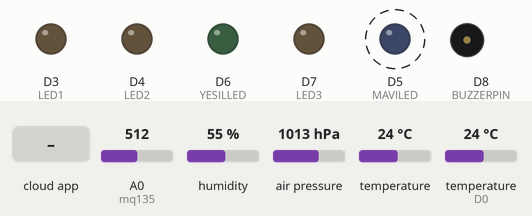
Recording of a sketch running on a simulated ESP8266 (NodeMCU). On the bench: output pins drawn as LEDs (lit = HIGH), buzzer (waves = sounding, pin HIGH). Dashed ring = blinking. The test bench sets the inputs (shaded band); at power-on: A0 (mq135) = 512, humidity 55 %, air pressure 1013 hPa, temperature 24 °C, temperature (sensor on D0) 24 °C. WiFi joins after 1.5 s; servers stay silent unless stated; the Firebase database answers and starts empty; what the sketch prints to the serial monitor is not drawn.

Above: at 2.7 s.
2.8 s: the phone or cloud app sets led1 to 1
At 3.7 s:
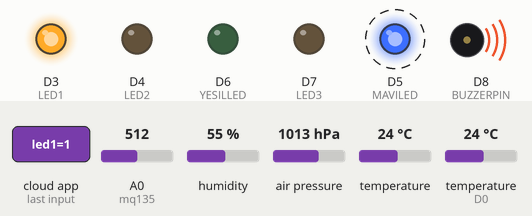
6.5 s: A0 (mq135) set to 267
10.0 s: A0 (mq135) set to 239
At 12.0 s:
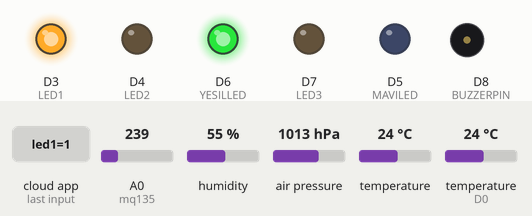
12.3 s: the phone or cloud app sets led2 to 1
At 14.1 s:
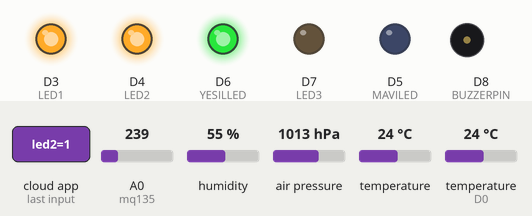
14.4 s: the phone or cloud app sets led3 to 1
At 15.6 s:
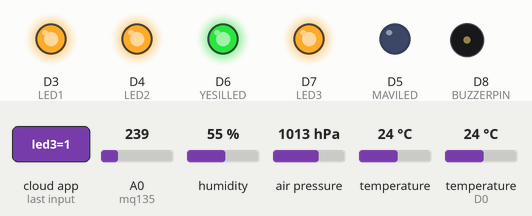
16.1 s: the phone or cloud app sets led1 to 0
At 17.7 s:
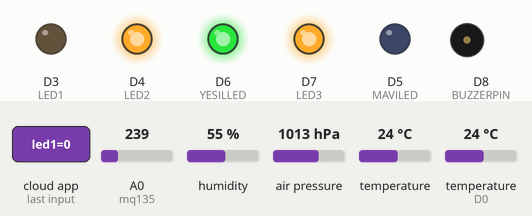
Timing chart, 0 to 19.1 s (numbered marks = the images above; inputs shaded):
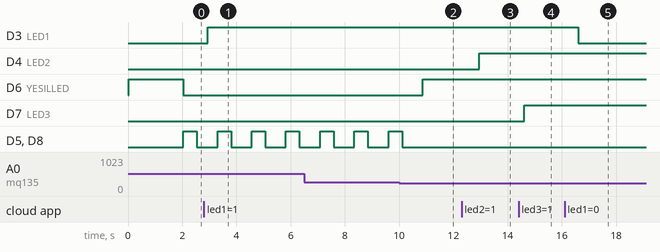

Measured:
- the behaviour switches between 251 and 250 on A0 (mq135) (found by bisection; images 1 and 2)
- after the input at 2.8 s, D3 (LED1): LOW → HIGH after 0.15 s
- after the input at 10.0 s, D6 (YESILLED): LOW → HIGH after 0.87 s; D5 (MAVILED), D8 (BUZZERPIN): goes on until 10.1 s, then stays LOW
- after the input at 12.3 s, D4 (LED2): LOW → HIGH after 0.65 s
- after the input at 14.4 s, D7 (LED3): LOW → HIGH after 0.22 s
- after the input at 16.1 s, D3 (LED1): HIGH → LOW after 0.50 s
- by itself, D5 (MAVILED), D8 (BUZZERPIN): alternates HIGH for 0.50 s and LOW for 0.76 s

The sketch:

IotProje.ino
```cpp
#include <ESP8266WiFi.h>
#include "ThingSpeak.h"
#include <Wire.h>
#include <FirebaseESP8266.h>
#include <SFE_BMP180.h>
#include <dht11.h>

#define FIREBASE_HOST "**" // Degistirilecek
#define FIREBASE_AUTH "**" // Degistirilecek

#define DHT11PIN D0
#define BUZZERPIN D8
#define YESILLED D6
#define MAVILED D5
#define LED1 D3
#define LED2 D4
#define LED3 D7
#define WLAN_SSID  "omer"
#define WLAN_PASS  "12345678"
#define rakim 31.0

const char* thingSpeakHost = "api.thingspeak.com";
String writeAPIKey = "**"; // Degistirilecek


WiFiClient client;
SFE_BMP180 bmp180;

dht11 DHT11;

int sicaklik, nem;
int mq135 = A0;
int havaKalitesi = 0;

double basinc;
double a, P; //a: altitude , p: pressure


unsigned long lastTime = millis();

FirebaseData veritabanim;

void setup() {
  Serial.begin(9600);
  bool baglanti = bmp180.begin();

  if (bmp180.begin())
    Serial.println("BMP180 Baglanildi1");
  else
  {
    Serial.println("BMP180 Baglanilamadi!\n\n");
    while (1);
  }
  basinc = getPressure();

  pinMode(BUZZERPIN,OUTPUT);
  pinMode(YESILLED,OUTPUT);
  pinMode(MAVILED,OUTPUT);
  pinMode(LED1,OUTPUT);
  pinMode(LED2,OUTPUT);
  pinMode(LED3,OUTPUT);
  digitalWrite(YESILLED,HIGH);
  digitalWrite(MAVILED,LOW);
  digitalWrite(BUZZERPIN,LOW);

  Serial.print("Connecting to ");
  Serial.println(WLAN_SSID);
  WiFi.begin(WLAN_SSID, WLAN_PASS);
  while (WiFi.status() != WL_CONNECTED)
  {
     delay(500);
     Serial.print(".");
  }
  Serial.println();
  Serial.println("WiFi connected");
  Serial.println("IP address: "); Serial.println(WiFi.localIP());
  Firebase.begin(FIREBASE_HOST, FIREBASE_AUTH);
  Firebase.reconnectWiFi(true);
}

void loop() {
    unsigned long elapsedTime = millis() - lastTime;
    lastTime = lastTime + elapsedTime;

    getValuesFromFirebase();
    sendDataToThingspeak(elapsedTime);

}

void sendDataToThingspeak(long elapsedMS){
  static long waitTime = 0;
  waitTime = waitTime + elapsedMS;

  if(waitTime >= 1000){
    P = getPressure();
    a = bmp180.altitude(P, basinc) + rakim;
    readData();
    if (client.connect(thingSpeakHost,80))
      {
       String postStr = writeAPIKey;
       postStr +="&field1=";
       postStr += String(sicaklik);
       postStr +="&field2=";
       postStr += String(nem);
       postStr +="&field3=";
       postStr += String(havaKalitesi);
       postStr +="&field4=";
       postStr += String(P);
       postStr +="&field5=";
       postStr += String(a);
       client.print("POST /update HTTP/1.1\n");
       client.print("Host: api.thingspeak.com\n");
       client.print("Connection: close\n");
       client.print("X-THINGSPEAKAPIKEY: "+writeAPIKey+"\n");
       client.print("Content-Type: application/x-www-form-urlencoded\n");
       client.print("Content-Length: ");
       client.print(postStr.length());
       client.print("\n\n");
       client.print(postStr);
       Serial.print("Sicaklik: ");
       Serial.println(sicaklik);
       Serial.print("Nem: ");
       Serial.println(nem);
       Serial.print("Hava Kalitesi: ");
       Serial.println(havaKalitesi);
       Serial.print("Basınç: ");
       Serial.print(P);
       Serial.println("hpa");
       Serial.print("Rakım: ");
       Serial.print(a);
       Serial.println("metre");
       Serial.println("-------------------");
    }
    Serial.println("Waiting...");
    waitTime = waitTime - 1000;
  }
}

void readData(){
  DHT11.read(DHT11PIN);
  sicaklik = DHT11.temperature;
  nem = DHT11.humidity;
  havaKalitesi = analogRead(mq135);
  if(havaKalitesi>250){
     digitalWrite(YESILLED,LOW);
     digitalWrite(BUZZERPIN,HIGH);
     digitalWrite(MAVILED,HIGH);
     delay(500);
     digitalWrite(BUZZERPIN,LOW);
     digitalWrite(MAVILED,LOW);
  }
  else{
    digitalWrite(YESILLED,HIGH);
  }
}

double getPressure()
{
  char status;
  double T, P, p0, a;


  status = bmp180.startTemperature();
  if (status != 0)
  {
    delay(status);
    status = bmp180.getTemperature(T);
    if (status != 0)
    {

      status = bmp180.startPressure(3);
      if (status != 0)
      {
        delay(status);
        status = bmp180.getPressure(P, T);
        if (status != 0)
        {
          return (P);
        }

        else Serial.println("Basınç ölçümünde hata alındı\n");
      }

      else Serial.println("Basınç Ölçümü başlatılamadı\n");
    }

    else Serial.println("Sıcaklık değeri alınamadı\n");
  }

  else Serial.println("Sıcaklık ölçümü başlatılamadı\n");
}


void getValuesFromFirebase(){
  if(Firebase.getString(veritabanim, "/led1")){
     if (veritabanim.stringData()=="1"){
       digitalWrite(LED1,HIGH);
     }
     else {
       digitalWrite(LED1,LOW);
     }

  }
  if (Firebase.getString(veritabanim, "/led2")){
     if (veritabanim.stringData()=="1"){
       digitalWrite(LED2,HIGH);
     }
     else {
       digitalWrite(LED2,LOW);
     }

  }
  if (Firebase.getString(veritabanim, "/led3")){
     if (veritabanim.stringData()=="1"){
       digitalWrite(LED3,HIGH);
     }
     else {
       digitalWrite(LED3,LOW);
     }

  }

}
```
